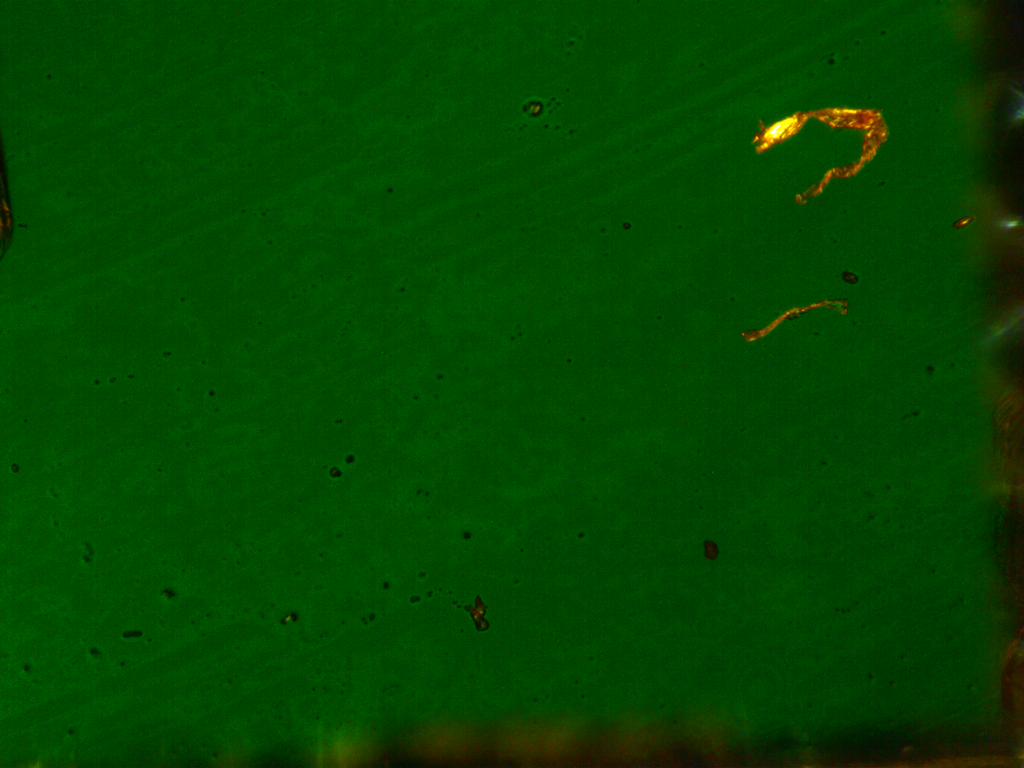
#> input picture images/450.png, 2048 x 1536 px, found by its file name (shown at 1/2 size)
$ jupyter execute --allow-errors E1Analysis.ipynb
#> lines starting #> are read from the running program, lines starting #| are printed output that depends on the picture
# Magnetic Domains Hard Test

[cell 1]
import numpy as np
import matplotlib.pyplot as plt
from skimage import data
from skimage.color import rgb2gray

[cell 2]
filename = 'MD/E1/450F1/0.png'

[cell 3]
def to_binary(img, lower, upper):
    """This functions converts gray-scaled images to Binary by binning the gray pixel values."""
    return (lower < img) & (img < upper)

[cell 4]
def getm(filename, background = 0, pics = True, low = 0, high = 1, i = 0, z =10000):
    """This function takes in a .png, crops the image, converts to binary, and obtains a magntization values"""

    img = plt.imread(filename)[i:i+z,i:i+z] #Reads file and crops it. 1536x2048 images
    img1 = rgb2gray(img) #converts the RGB image to Gray

    # Below is'nt really background subtraction but, makes finding the low argument
    #for the binary function easy
    if background !=0:
        bimg = plt.imread(background)[i:i+z,i:i+z]
        bimg1 = rgb2gray(bimg)
        img2 = to_binary(img1 - bimg1,low,high) #Shifts original grayscale downwards then converts to binary
    else:
        img2 = to_binary(img1,low,high) #Converts to binary

    Light = np.sum(img2) #calculates the Light area as the sum of the binary images
    Dark = np.size(img2) - Light
    m =(Dark-Light)/(Dark+Light) # Is the magnetization value

    if pics != True: #If the image should be outputted or not
        return Dark, Light, m
    else:
        return Dark, Light, m, img, img1,img2

# Figuring out Color bins:

We want Light to be yellow in this case. Check out the equation (1)

[cell 5]
filename = 'MD/E1/450F1/0.png' # The unmagnetized state
background = 'MD/E1/450F1/450.png' # Background

Below loops over an image with different binary bins.

[cell 6]
Light_arr = []
#> (the rest of this cell did not finish here and is left out)

Below shows where the Light and Dark area peaks in the un-magnetized state. Light area will have a higher gray value.

[cell 7]
x = np.linspace(0,100, num = 101)
#> x = 101 values from 0 to 100
#> (the rest of this cell did not finish here and is left out)

## As shown above the bin range from .4 to 1 will give a light peak.

# Converting RGB to Binary Image

The image we obtain were $1536 \times 2048$. The following goes through the steps in the funtion getm

[cell 8]
fn = 'MD/E1/450F1/0.png'
background = 'MD/E1/450F1/450.png'

[cell 9]
x = .4
start = 70
#> (the rest of this cell did not finish here and is left out)

zerror = m # this is the error used in Fig. 5

#> (a cell that did not finish here is left out)

#> (a cell that did not finish here is left out)

#> (a cell that did not finish here is left out)

#> (a cell that did not finish here is left out)

## Getting the Hysterises

All of below is simply looping and obtaining magnetzation values for every image for the Hard test

[cell 14]
x = .4
#> x = 0.4
m_arr = []
I = []
start = 70
stop = 1400

background = 'MD/E1/450F1/450.png'

#> (the rest of this cell did not finish here and is left out)

    m_arr.append(m)
    I.append(50*y)

for y in range(8):
    Dark, Light, m, img, img1,img2 = getm('MD/E1/450F1/%d.png' % (-450 + (y+1)*50), \
                                          background, low = x, high = 1,i = start, z = stop-start)
    m_arr.append(m)
    I.append(450 - 50*(y+1))

Dark, Light, m, img, img1,img2 = getm('MD/E1/450F1/-0.png', background, low = x, high = 1 ,i = start, z = stop-start)
I.append(0)
m_arr.append(m)

#> (a cell that did not finish here is left out)

    m_arr.append(m)
    I.append(-50*y)


for y in range(8):
    Dark, Light, m, img, img1,img2 = getm('MD/E1/450R1/%d.png' % (-450 + (y+1)*50),\
                                          background, low = x, high = 1,i = start, z = stop-start)
    m_arr.append(m)
    I.append(-450 + 50*(y+1))

Dark, Light, m, img, img1,img2 = getm('MD/E1/450R1/-0.png', background, low = x, high = 1, i = start, z = stop-start)
I.append(0)
m_arr.append(m)

#> (a cell that did not finish here is left out)

[cell 17]
plt.scatter(I, m_arr, marker = '.')
#> (the rest of this cell did not finish here and is left out)

### Getting error bars from artifacts

Below was a potential method for getting the uncertainty in the magnetization values but, they were really small and were smaller than the error from the initial demagntization. Since this will be the same for the Soft test this was not repeated in the second notebook.

[cell 18]
back = plt.imread('MD/E1/450F1/450.png')[start:stop,start:stop] # Reads background from fully saturated positive
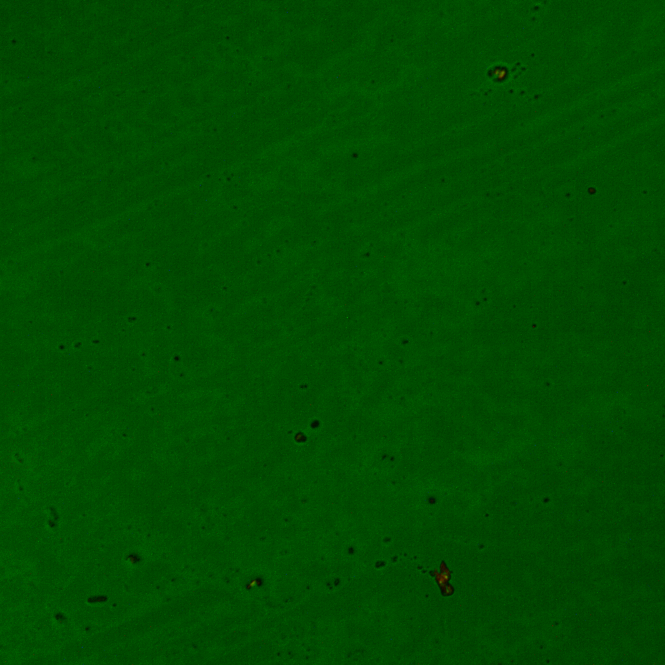
#> back: shape (1330, 1330, 3) float32 (shown at 1/2 size); mean R, G, B 0.000351, 0.29, 0.00016
back1 = plt.imread('MD/E1/450R1/450.png')[start:stop,start:stop] # Reads background from fully saturated negative

back = rgb2gray(back)
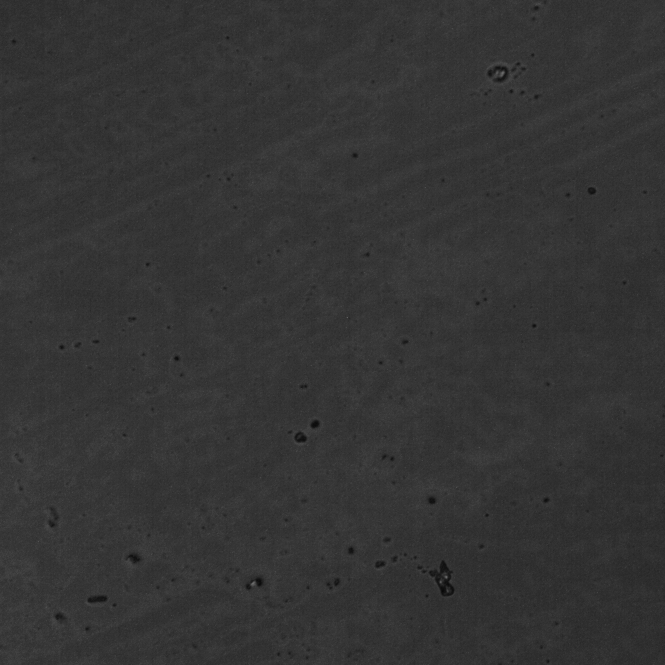
#> back: shape (1330, 1330) float32 (shown at 1/2 size); min 0.0212, max 0.463, mean 0.207
back1 = rgb2gray(back1)

atf = back1 - back #Subtracts the two
#> atf: shape (1330, 1330) float32; every value is 0

atf = (atf<.5) #Artifacts will show up lower on the grayscale everything else will be more postive
#> atf: shape (1330, 1330) bool; every value is 1

error = np.sum(atf)
#> error = 1768900
#> (the rest of this cell did not finish here and is left out)
